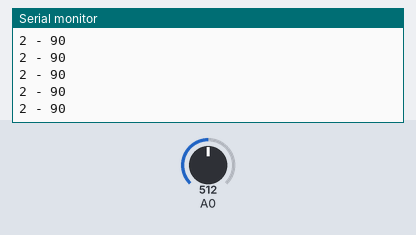
Recording of a sketch running on a simulated Arduino Uno, built with avr-gcc and run on an emulated ATmega328P. On the bench: the last lines printed to the serial monitor. The inputs (shaded band) are chosen by the test bench; at power-on: A0 = 512. No radio packets arrive unless stated.

Above: at 1.2 s.
1.3 s: A0 set to 716
At 2.1 s:
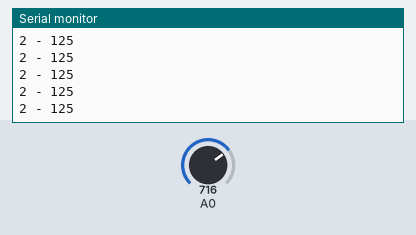
2.8 s: A0 set to 900
At 3.9 s:
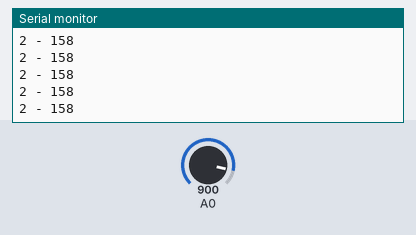
Timing chart, 0 to 5.8 s (numbered marks = the images above; inputs shaded):
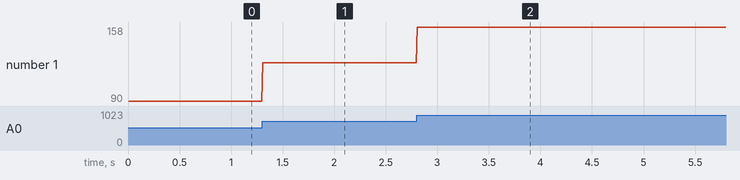

The sketch:

NRF24L01_Client.ino
```cpp
#include <RF24.h>

//*************** Controle do RF ***********************
#define radioID 1   //Informar "0" para um dispositivo e "1" para o outro dispositivo

struct estruturaDadosRF
{
   boolean ligando = false;   //Esta variavel será usada para solicitar os dados do outro aparelho. Será útil quando o aparelho solicitante esta sendo ligado, para manter os valores do aparelho que já esta ligado.
   short id = 2;
   boolean botao1 = false;
   int An0 = 0;
};
typedef struct estruturaDadosRF tipoDadosRF;
tipoDadosRF dadosRF;
tipoDadosRF dadosRecebidos;

boolean transmitido = true;
boolean alterado = false;

RF24 radio(7,8);

byte enderecos[][6] = {"1node","2node"};


//*************** Controle do Projeto LOCAL ************
boolean botao1Ant = HIGH;
boolean botao1    = HIGH;
int a0Ant = 0;
int a0    = 0;
int angulo1 = 0;


void setup() {
  //*************** Controle do RF ***********************
  radio.begin();
  Serial.begin(115200);
  radio.openWritingPipe(enderecos[1]);
  radio.openReadingPipe(1, enderecos[0]);

  //Solicita os dados do outro aparelho, se ele estiver ligado. Tenta a comunicação por 2 segundos.
  dadosRF.ligando = true;
  radio.stopListening();
  long tempoInicio = millis();
  while ( !radio.write( &dadosRF, sizeof(tipoDadosRF) ) ) {
     if ((millis() - tempoInicio) > 2000) {
        break;
     }
  }
  dadosRF.ligando = false;
  radio.startListening();
}


void loop() {
  //*************** Controle do RF ***********************
  // se houve alteração dos dados, envia para o outro radio
  if (alterado || !transmitido) {
     radio.stopListening();
     dadosRF.id = 2;
     transmitido = radio.write( &dadosRF, sizeof(tipoDadosRF) );
     radio.startListening();
     alterado = false;
  }

  //verifica se esta recebendo mensagem
  if (radio.available()) {
     radio.read( &dadosRecebidos, sizeof(tipoDadosRF) );

     //verifica se houve solicitação de envio dos dados
     if (dadosRecebidos.ligando) {
        alterado = true;
     } else {
        dadosRF = dadosRecebidos;
     }
  }


  //*************** Controle do Projeto LOCAL ************
  #if radioID == 1
    a0 = analogRead(A0);
    if (a0 != a0Ant) {
       dadosRF.An0 = a0;
       alterado = true;  //esta variavel controla o envio dos dados sempre que houver uma alteração
    }
    a0Ant = a0;

  #endif


  angulo1 = map(dadosRF.An0, 0, 1023, 0, 180);
  Serial.print(dadosRF.id);
  Serial.print(" - ");
  Serial.println(angulo1);

  delay(10);
}
```

Measured:
- after the input at 1.3 s, the serial monitor: prints a new line at once (image 1)
- after the input at 2.8 s, the serial monitor: prints a new line at once (image 2)
- plotted number 1: 90 → 125 after the input at 1.3 s, 125 → 158 after the input at 2.8 s
